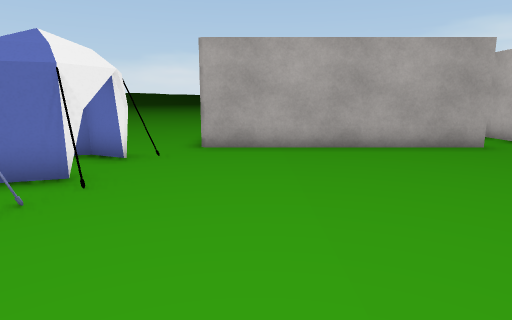
[1] (above)

19 first-person views from a walk through a Unity game level. The camera is 1.3 m above the floor, tilts 10° down and sees 75° across. The floor is counted in squares, 1 m on a side. Each view is taken from the middle of a square. On the plan, view 1 faces up. The plan holds only what a view shows up to about 14 squares ahead; the rest is blank. The place goes on beyond the plan. The player is left out. Some animated figures are not drawn. Some surface patterns are stand-ins.

[2]
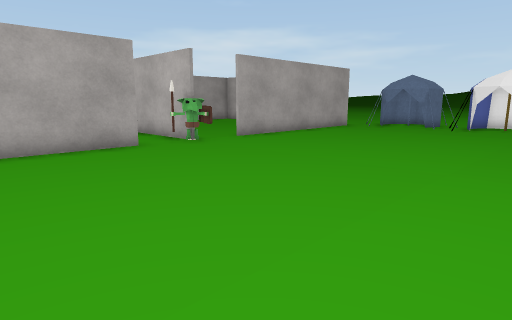

[3]
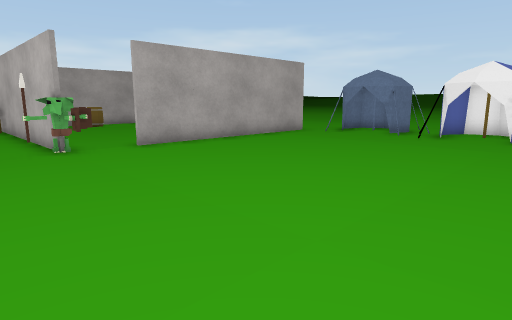

[4]
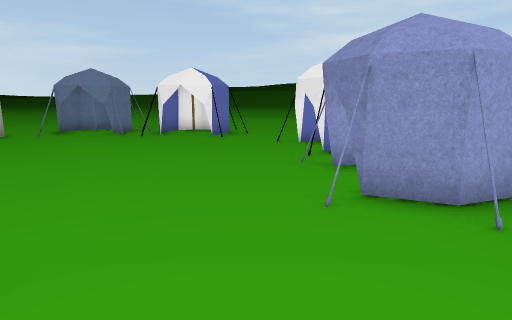

[5]
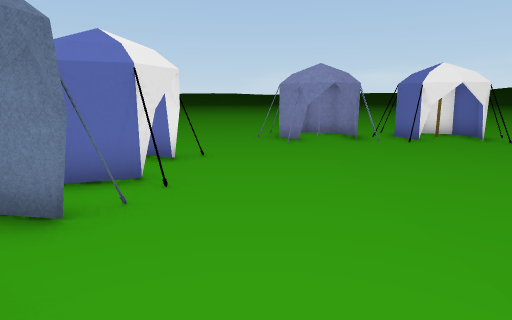

[6]
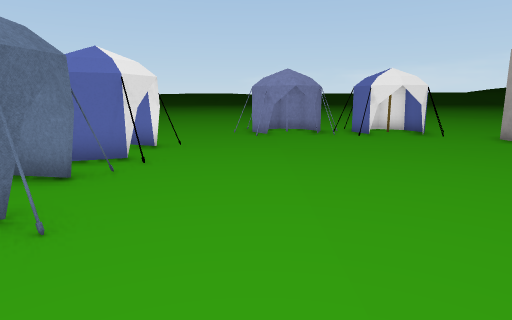

[7]
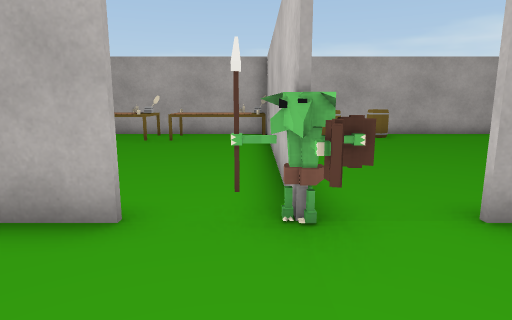

[8]
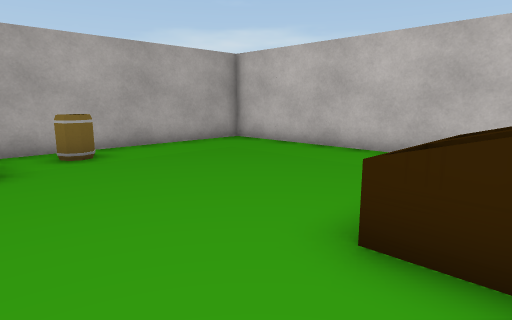

[9]
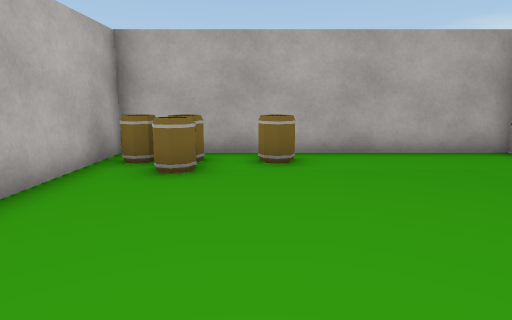

[10]
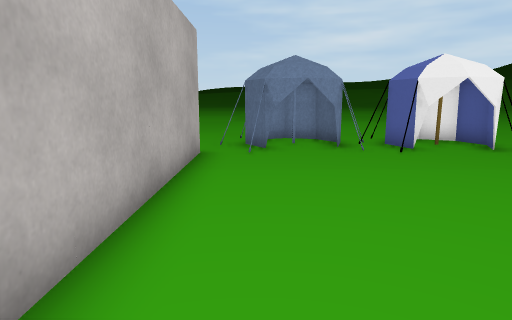

[11]
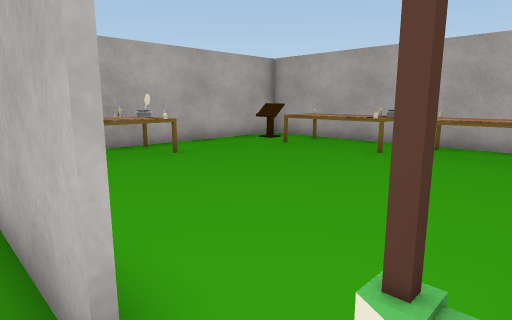

[12]
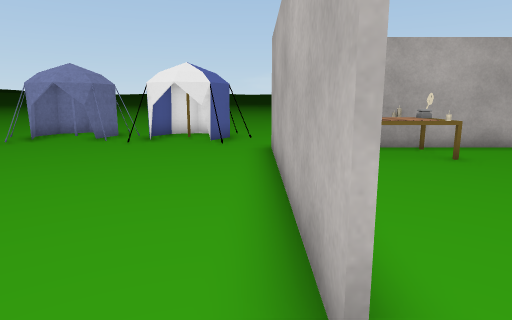

[13]
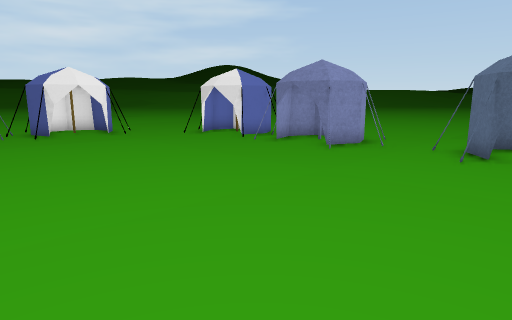

[14]
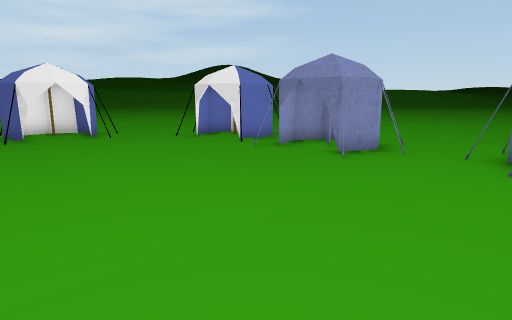

[15]
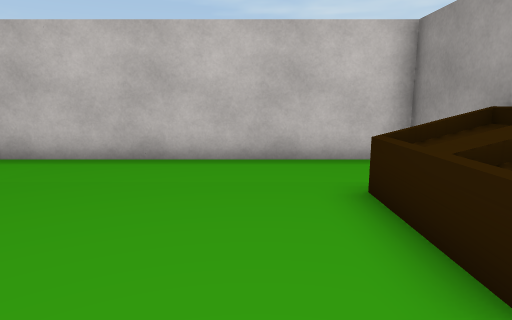

[16]
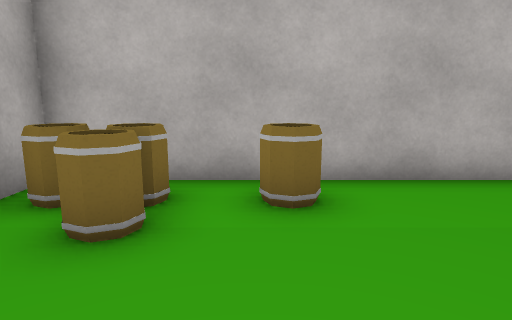

[17]
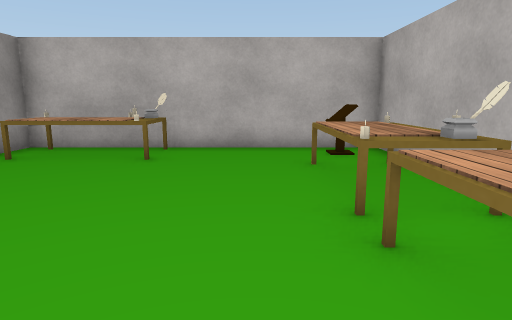

[18]
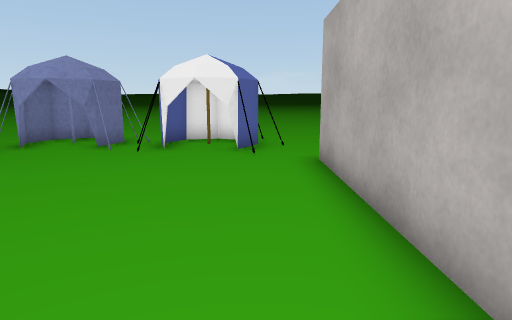

[19]
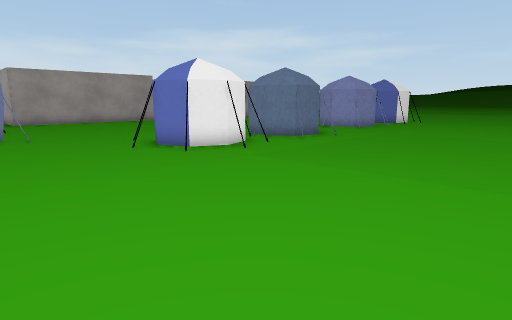

### Floor plan
Key: @ floor where view 1 was taken; # wall or solid block; . floor; O other object.
Columns run from 6 left of view 1 to 22 right of it. Each row starts with its distance up from view 1.
 20      ###         #########
 19      ###############.....#
 18      OO#####OOOOO#O#.....#
 17      #.#########O#.......#
 16      #.........#.........#
 15      #.........#.........#
 14  ... #.........#.........#
 13  ....OO........#.........#
 12  ....OO........#.........#
 11   ...OO........#...OOO#..#
 10 .....########.##.##OOO####...
  9 ...............#.............
  8 .###.....................##O.
  7 ####.....................####
  6 ####.....................####
  5 .###.....................###.
  4 .###.....................###.
  3 ####.....................###.
  2   ##.....................###
  1  ###.....................###
  0 ......@.....................
 -1 ................########....
 -2 ......########..########.
 -3 ......##### ##..########
 -4   ....####.O##..#### #
 -5   .....#... #.....
 -6   ................
 -7   ................
 -8  .................
 -9  ..................
-10  ..................
-11   ...........
-12  . ...

Where each view was taken, in squares from view 1:
view 1: 0 up, 0 right, facing up
view 2: 0 up, 2 right, facing up-right
view 3: 0 up, 6 right, facing up-right
view 4: 0 up, 6 right, facing right
view 5: 0 up, 8 right, facing left
view 6: 1 up, 10 right, facing left
view 7: 6 up, 8 right, facing up
view 8: 10 up, 10 right, facing up-right
view 9: 11 up, 12 right, facing up
view 10: 8 up, 10 right, facing right
view 11: 9 up, 8 right, facing up-left
view 12: 9 up, 8 right, facing left
view 13: 7 up, 5 right, facing down-right
view 14: 6 up, 6 right, facing down-right
view 15: 13 up, 11 right, facing right
view 16: 14 up, 12 right, facing up
view 17: 16 up, 8 right, facing left
view 18: 8 up, 6 right, facing left
view 19: 12 down, 5 left, facing up-right
